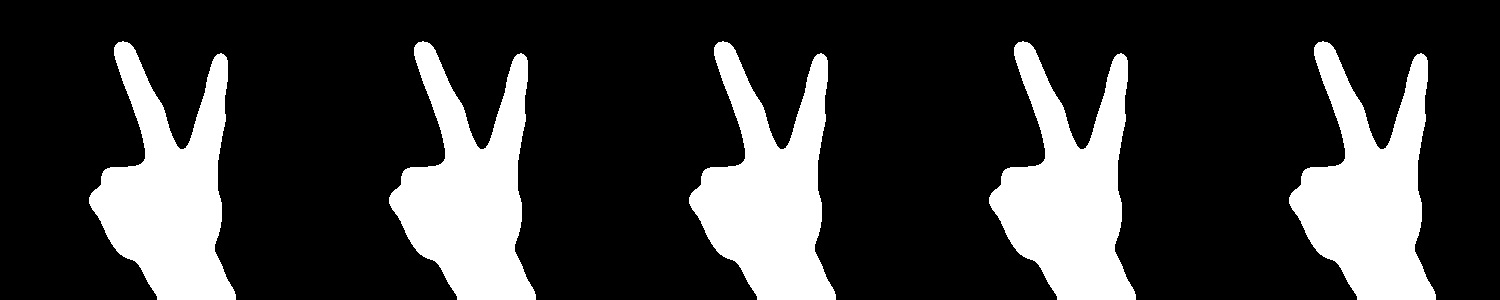
#> input picture FingerTest2.jpg, 1500 x 300 px
$ python -i main.py   (imports and definitions only)
#> lines starting #> are read from the running program, lines starting #| are printed output that depends on the picture; after the words box and inside, x2 and y2 are one past the last pixel; in counts of white or black regions, pixels touching at a corner belong together
#> further down, picture is the input picture: shape (300, 1500, 3); min 0, max 255, mean 58.7
import sys
sys.path.append('/usr/local/lib/python2.7/site-packages')
import cv2
import numpy as np
import math
import os

# Function to flip image in mirror effect
def flippedImage(image):
    if image is not None:
        flip_image = image.copy()
        flip_image = cv2.flip(image,1)
    else:
        flip_image = img
    return flip_image

# Background Subtraction and turn image to black-white
def blackWhiteImage(crop_img):
    grey = cv2.cvtColor(crop_img, cv2.COLOR_BGR2GRAY)
    value = (35, 35)
    blurred = cv2.GaussianBlur(grey, value, 0)
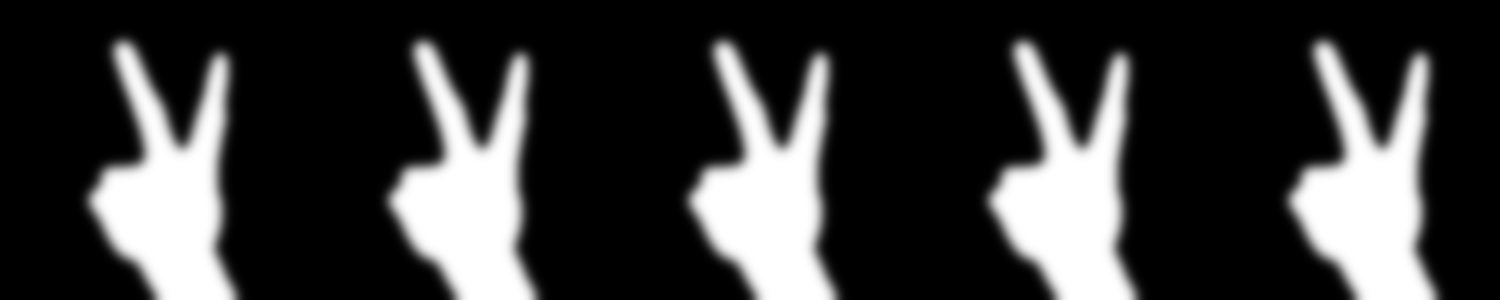
#> blurred: shape (300, 1500); min 0, max 255, mean 58.7
    _, thresh1 = cv2.threshold(blurred, 150, 255,
                               cv2.THRESH_BINARY_INV+cv2.THRESH_OTSU)
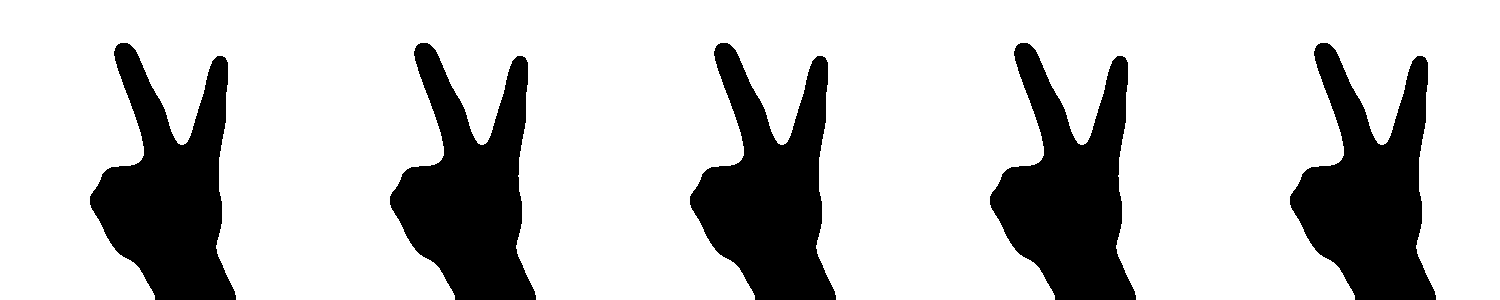
#> thresh1: shape (300, 1500); 76.6% white; 5 black regions, box (x1, y1, x2, y2) and area: (90, 43, 236, 300) 21071, (690, 43, 836, 300) 21071, (1290, 43, 1436, 300) 21071, (390, 43, 536, 300) 21070, (990, 43, 1136, 300) 21070
    return thresh1

# [1 line that did not run here, left out]
# [1 line that did not run here, left out]
# [1 line that did not run here, left out]
model = cv2.KNearest()
# [1 line not run here, left out]

# Initialization
frameNumber = 0
lastZero = []
lastOne = []
lastTwo = []
lastThree = []
lastFour = []
lastFive = []
lastFrameDetected = -50
words = {0: 'Hello', 1: 'I', 2: 'Love', 3: 'You', 5: 'Good Bye', 7: 'Hack GSU 2016'}
flag = False
#Main Function
# [45 lines not run here, left out]


>>> import cv2
>>> picture = cv2.imread('FingerTest2.jpg')
>>> result = blackWhiteImage(picture)

$ run again, on im.jpg
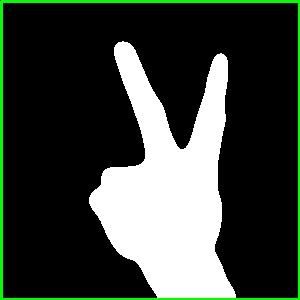
#> input picture im.jpg, 300 x 300 px
#> picture is the input picture: shape (300, 300, 3); mean B, G, R 59.1, 66.7, 59.1
#> in blackWhiteImage, `blurred = cv2.GaussianBlur(grey, value, 0)`:
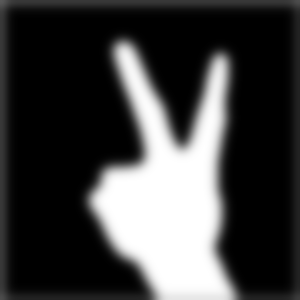
#> blurred: shape (300, 300); min 0, max 255, mean 63
#> in blackWhiteImage, `_, thresh1 = cv2.threshold(blurred, 150, 255, cv2.THRESH_BINARY_INV+cv..`:
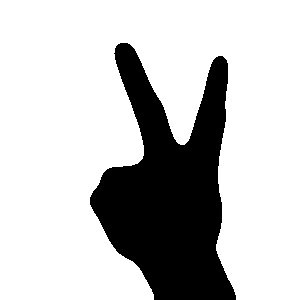
#> thresh1: shape (300, 300); 76.7% white; 1 black region, box (x1, y1, x2, y2) and area: (90, 43, 236, 300) 20937

$ run again, on BlackWhite.png
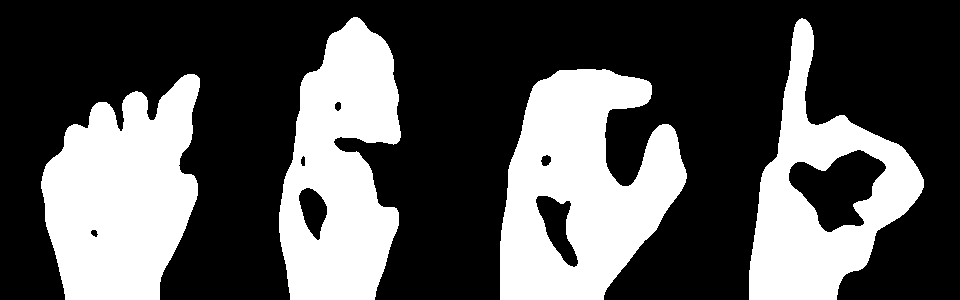
#> input picture BlackWhite.png, 960 x 300 px
#> picture is the input picture: shape (300, 960, 3); 33.7% white; 4 white regions, box (x1, y1, x2, y2) and area: (500, 69, 687, 300) 28094, (41, 74, 200, 300) 25358, (279, 17, 401, 300) 23665, (749, 18, 924, 300) 19987
#> in blackWhiteImage, `blurred = cv2.GaussianBlur(grey, value, 0)`:
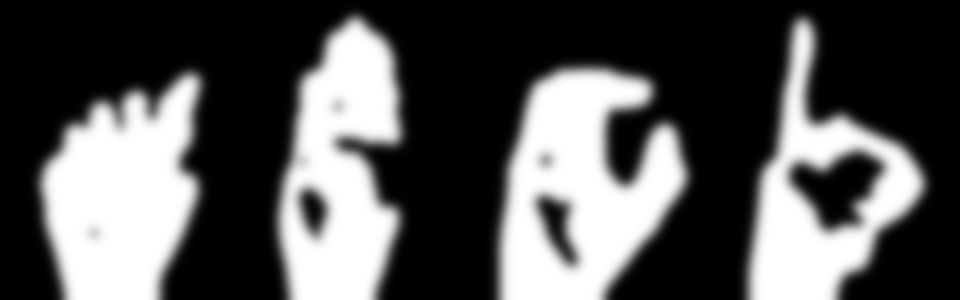
#> blurred: shape (300, 960); min 0, max 255, mean 86
#> in blackWhiteImage, `_, thresh1 = cv2.threshold(blurred, 150, 255, cv2.THRESH_BINARY_INV+cv..`:
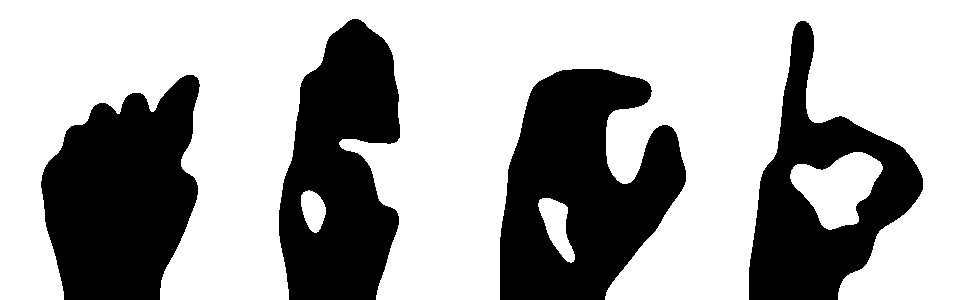
#> thresh1: shape (300, 960); 65.7% white; 4 black regions, box (x1, y1, x2, y2) and area: (500, 69, 686, 300) 28533, (41, 75, 200, 300) 25664, (279, 19, 400, 300) 24088, (749, 21, 923, 300) 20358

$ run again, on hahah.png
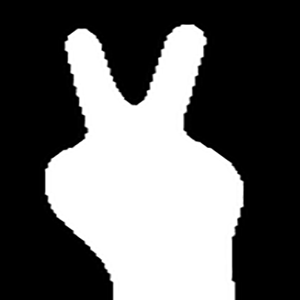
#> input picture hahah.png, 300 x 300 px
#> picture is the input picture: shape (300, 300, 3); min 0, max 255, mean 99.5
#> in blackWhiteImage, `blurred = cv2.GaussianBlur(grey, value, 0)`:
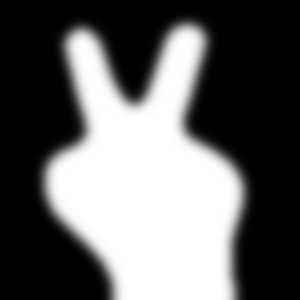
#> blurred: shape (300, 300); min 0, max 255, mean 99.5
#> in blackWhiteImage, `_, thresh1 = cv2.threshold(blurred, 150, 255, cv2.THRESH_BINARY_INV+cv..`:
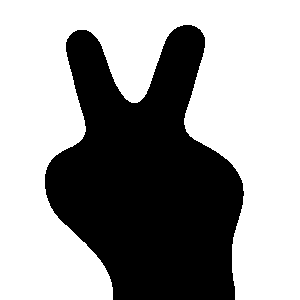
#> thresh1: shape (300, 300); 60.9% white; 1 black region, box (x1, y1, x2, y2) and area: (45, 25, 244, 300) 35204
